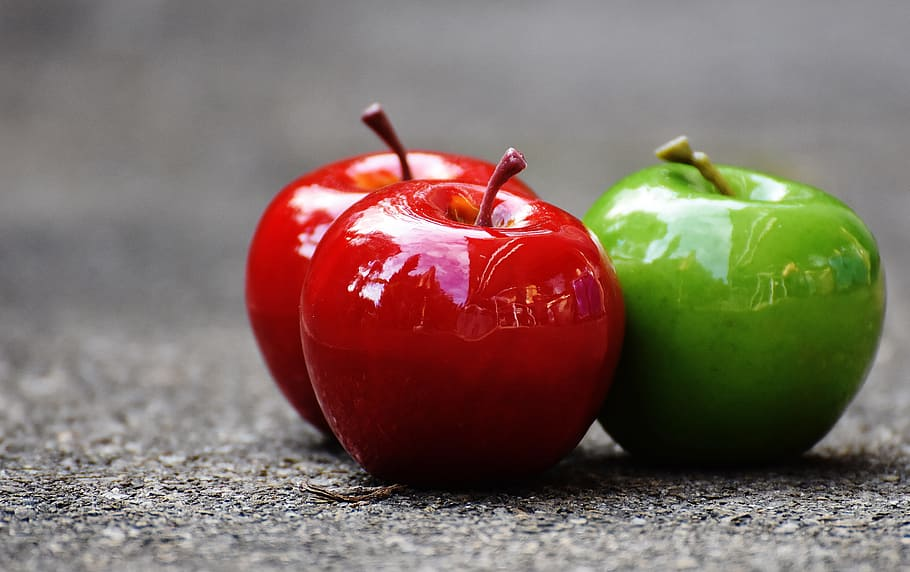
//> input picture apple.jpg, 910 x 572 px
$ ./13-1   (built with g++ and OpenCV 4)
//> lines starting //> are read from the running program, lines starting //| are printed output that depends on the picture
#include <opencv2/opencv.hpp>
#include <iostream>

using namespace std;
using namespace cv;

int main(){

    Mat src = imread("apple.jpg", IMREAD_COLOR);
//> src is the input picture: 572 rows x 910 cols, CV_8UC3; mean B, G, R 100.2, 109.7, 127

    vector<Mat> bgr_planes;
    split(src, bgr_planes);
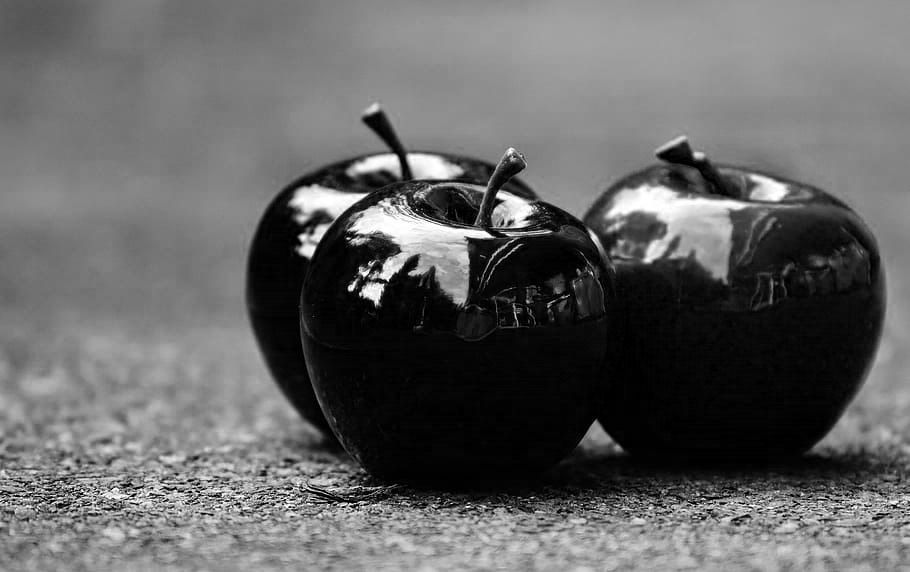
//> bgr_planes[0]: 572 rows x 910 cols, CV_8UC1; min 0, max 255, mean 100.2
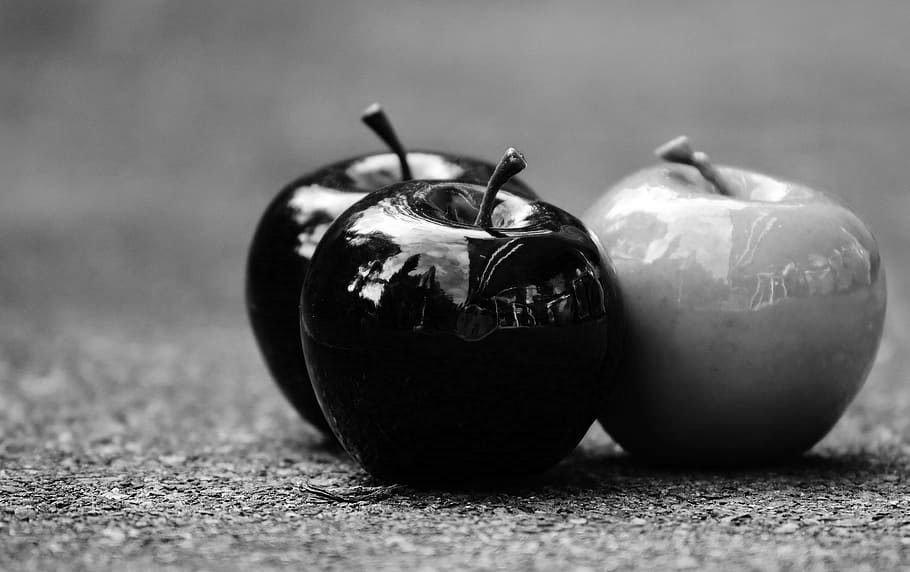
//> bgr_planes[1]: 572 rows x 910 cols, CV_8UC1; min 0, max 255, mean 109.7
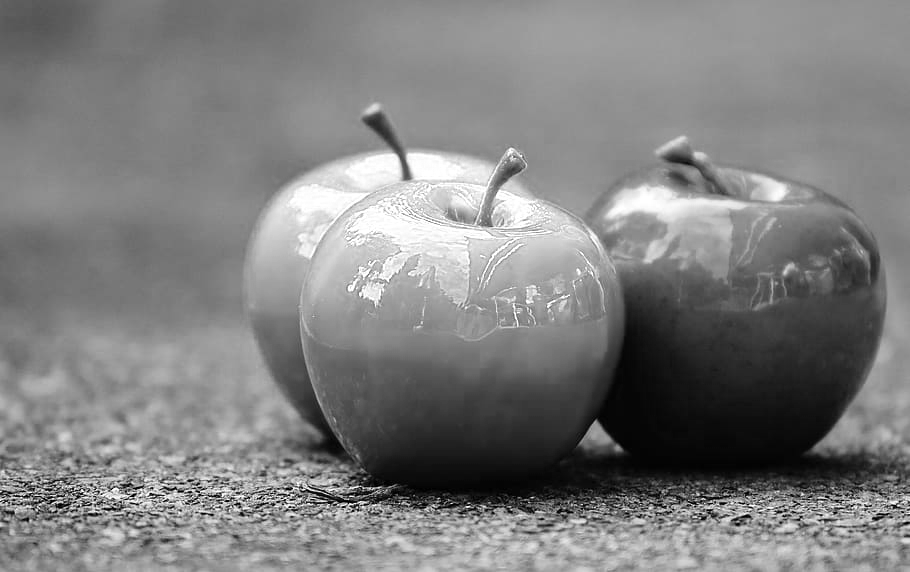
//> bgr_planes[2]: 572 rows x 910 cols, CV_8UC1; min 0, max 255, mean 127

    int histSize = 256;

    float range[]={0,256};
    const float* histRange = {range};

    bool uniform = true, accumulate = false;

    Mat b_hist, g_hist, r_hist;
    calcHist(&bgr_planes[0], 1, 0, Mat(), b_hist, 1, &histSize, &histRange, uniform, accumulate);
//> b_hist = 256 values, max 15545 at index 4, min 167 at index 219, mean 2033.3
    calcHist(&bgr_planes[1], 1, 0, Mat(), g_hist, 1, &histSize, &histRange, uniform, accumulate);
//> g_hist = 256 values, max 11240 at index 4, min 224 at index 238, mean 2033.3
    calcHist(&bgr_planes[2], 1, 0, Mat(), r_hist, 1, &histSize, &histRange, uniform, accumulate);
//> r_hist = 256 values, max 10478 at index 145, min 81 at index 2, mean 2033.3

    int hist_w = 256*3, hist_h=400;
    Mat histImage(hist_h, hist_w, CV_8UC3, Scalar(0,0,0));

    normalize(b_hist, b_hist, 0, histImage.rows, NORM_MINMAX, -1, Mat());
//> b_hist = 256 values, max 400 at index 4, min 0 at index 219, mean 48.54
    normalize(g_hist, g_hist, 0, histImage.rows, NORM_MINMAX, -1, Mat());
//> g_hist = 256 values, max 400 at index 4, min 0 at index 238, mean 65.7
    normalize(r_hist, r_hist, 0, histImage.rows, NORM_MINMAX, -1, Mat());
//> r_hist = 256 values, max 400 at index 145, min 0 at index 2, mean 75.11

    for(int i=0; i < histSize; i++){

        //blue histogram
        line(histImage, Point(i, hist_h-cvRound(b_hist.at<float>(i))),
        Point(i, hist_h-0), Scalar(255,0,0), 2);

        //green histogram
        line(histImage, Point(i+256, hist_h-cvRound(g_hist.at<float>(i))),
        Point(i+256, hist_h-0), Scalar(0,255,0), 2);

        //red histogram
        line(histImage, Point(i+256*2, hist_h-cvRound(r_hist.at<float>(i))),
        Point(i+256*2, hist_h-0), Scalar(0,0,255), 2);
    }
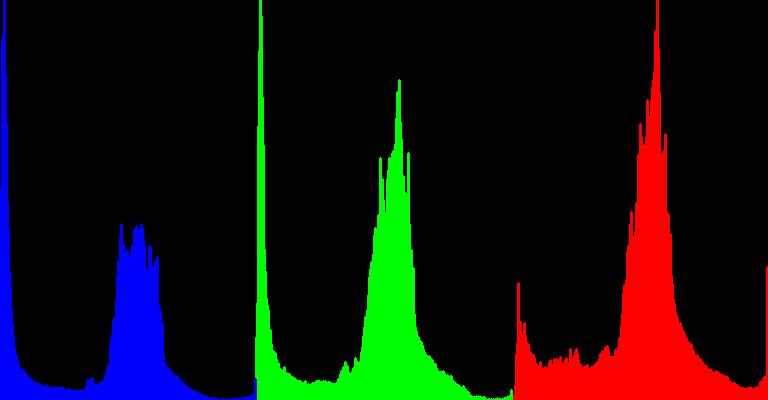
//> histImage: 400 rows x 768 cols, CV_8UC3; mean B, G, R 11.6, 15.5, 17.5

    imshow("Source image", src);
    imshow("Histogram", histImage);
    waitKey(0);
    destroyAllWindows();
    return 0;
}

$ run again, with photo.jpg copied over apple.jpg
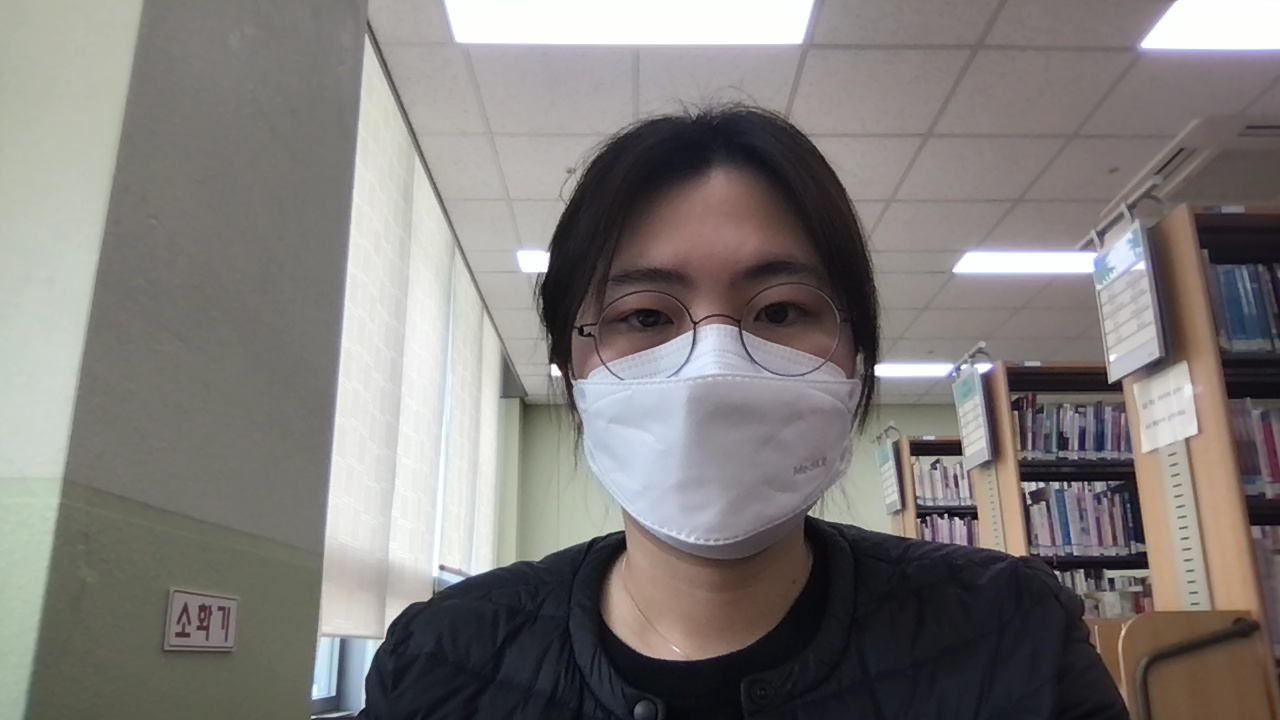
//> input picture photo.jpg, 1280 x 720 px
//> src is the input picture: 720 rows x 1280 cols, CV_8UC3; mean B, G, R 122, 124.2, 128.1
//> `split(src, bgr_planes);`:
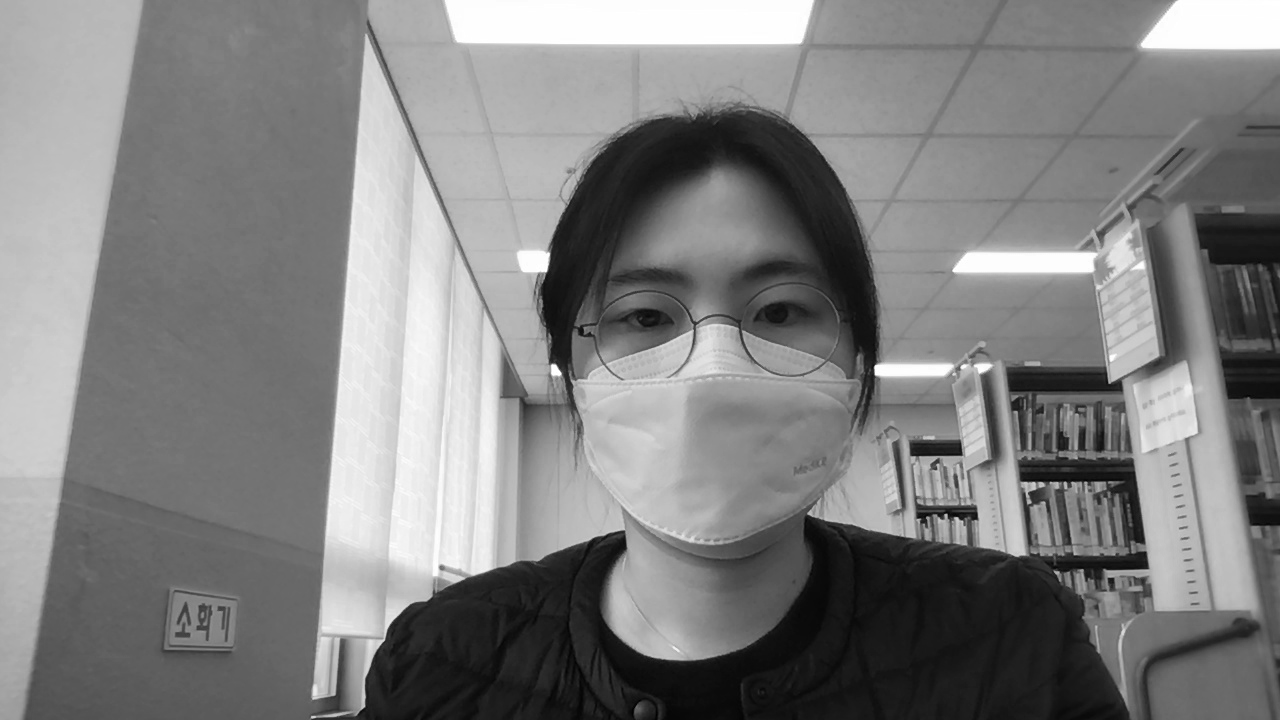
//> bgr_planes[2]: 720 rows x 1280 cols, CV_8UC1; min 0, max 255, mean 128.1
//> `calcHist(&bgr_planes[0], 1, 0, Mat(), b_hist, 1, &histSize, &histRange..`: b_hist = 256 values, max 17616 at index 110, min 0 at index 0, mean 3600
//> `calcHist(&bgr_planes[1], 1, 0, Mat(), g_hist, 1, &histSize, &histRange..`: g_hist = 256 values, max 29030 at index 114, min 0 at index 1, mean 3600
//> `calcHist(&bgr_planes[2], 1, 0, Mat(), r_hist, 1, &histSize, &histRange..`: r_hist = 256 values, max 20838 at index 115, min 3 at index 1, mean 3600
//> `normalize(b_hist, b_hist, 0, histImage.rows, NORM_MINMAX, -1, Mat());`: b_hist = 256 values, max 400 at index 110, min 0 at index 0, mean 81.74
//> `normalize(g_hist, g_hist, 0, histImage.rows, NORM_MINMAX, -1, Mat());`: g_hist = 256 values, max 400 at index 114, min 0 at index 1, mean 49.6
//> `normalize(r_hist, r_hist, 0, histImage.rows, NORM_MINMAX, -1, Mat());`: r_hist = 256 values, max 400 at index 115, min 0 at index 1, mean 69.06
//> after the loop `for(int i=0; i < histSize; i++)`:
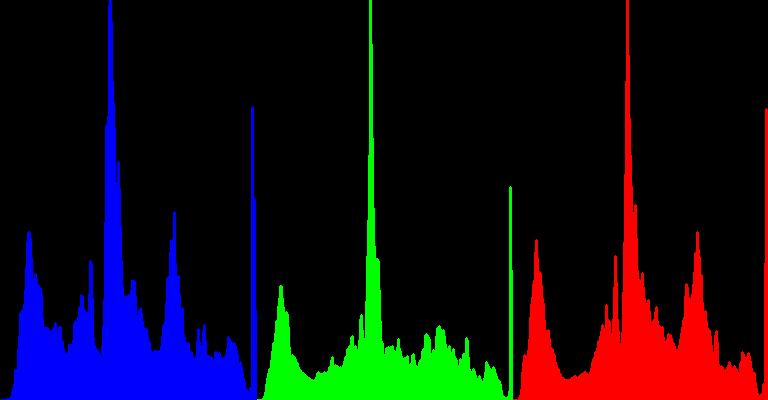
//> histImage: 400 rows x 768 cols, CV_8UC3; mean B, G, R 19.9, 12.3, 16.8

$ run again, with source.jpg copied over apple.jpg
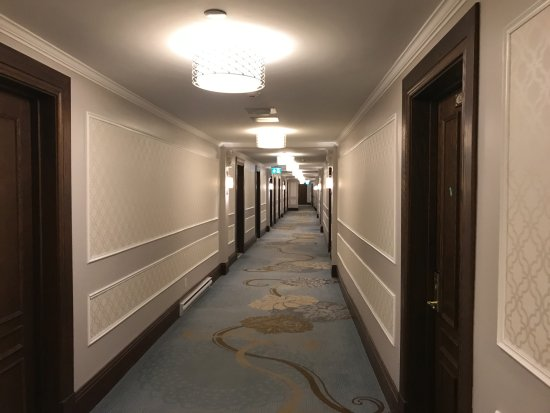
//> input picture source.jpg, 550 x 413 px
//> src is the input picture: 413 rows x 550 cols, CV_8UC3; mean B, G, R 87.6, 102.6, 117.9
//> `split(src, bgr_planes);`:
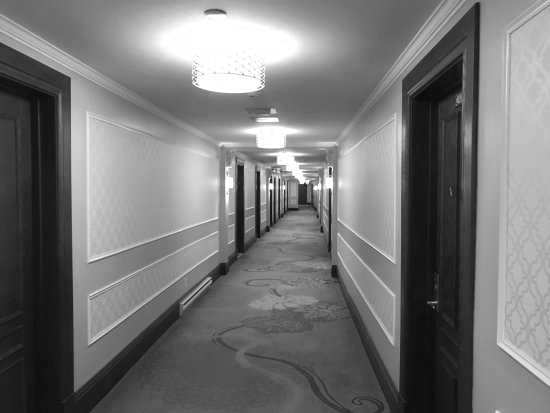
//> bgr_planes[2]: 413 rows x 550 cols, CV_8UC1; min 8, max 255, mean 117.9
//> `calcHist(&bgr_planes[0], 1, 0, Mat(), b_hist, 1, &histSize, &histRange..`: b_hist = 256 values, max 4636 at index 10, min 22 at index 217, mean 887.3
//> `calcHist(&bgr_planes[1], 1, 0, Mat(), g_hist, 1, &histSize, &histRange..`: g_hist = 256 values, max 4892 at index 255, min 0 at index 0, mean 887.3
//> `calcHist(&bgr_planes[2], 1, 0, Mat(), r_hist, 1, &histSize, &histRange..`: r_hist = 256 values, max 4834 at index 255, min 0 at index 0, mean 887.3
//> `normalize(b_hist, b_hist, 0, histImage.rows, NORM_MINMAX, -1, Mat());`: b_hist = 256 values, max 400 at index 10, min 0 at index 217, mean 75.02
//> `normalize(g_hist, g_hist, 0, histImage.rows, NORM_MINMAX, -1, Mat());`: g_hist = 256 values, max 400 at index 255, min 0 at index 0, mean 72.55
//> `normalize(r_hist, r_hist, 0, histImage.rows, NORM_MINMAX, -1, Mat());`: r_hist = 256 values, max 400 at index 255, min 0 at index 0, mean 73.42
//> after the loop `for(int i=0; i < histSize; i++)`:
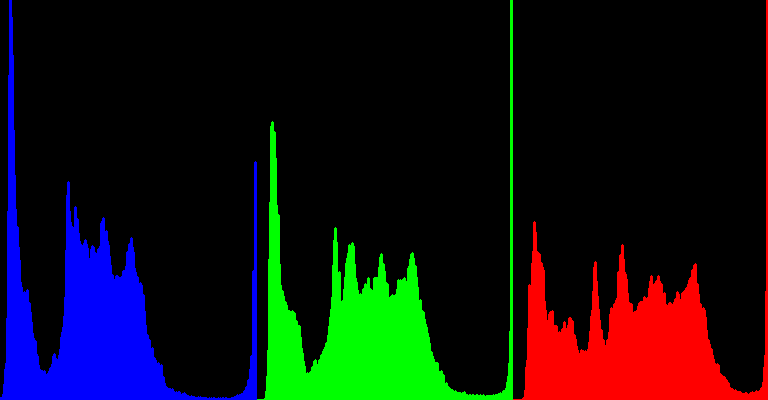
//> histImage: 400 rows x 768 cols, CV_8UC3; mean B, G, R 17.8, 17.3, 17
